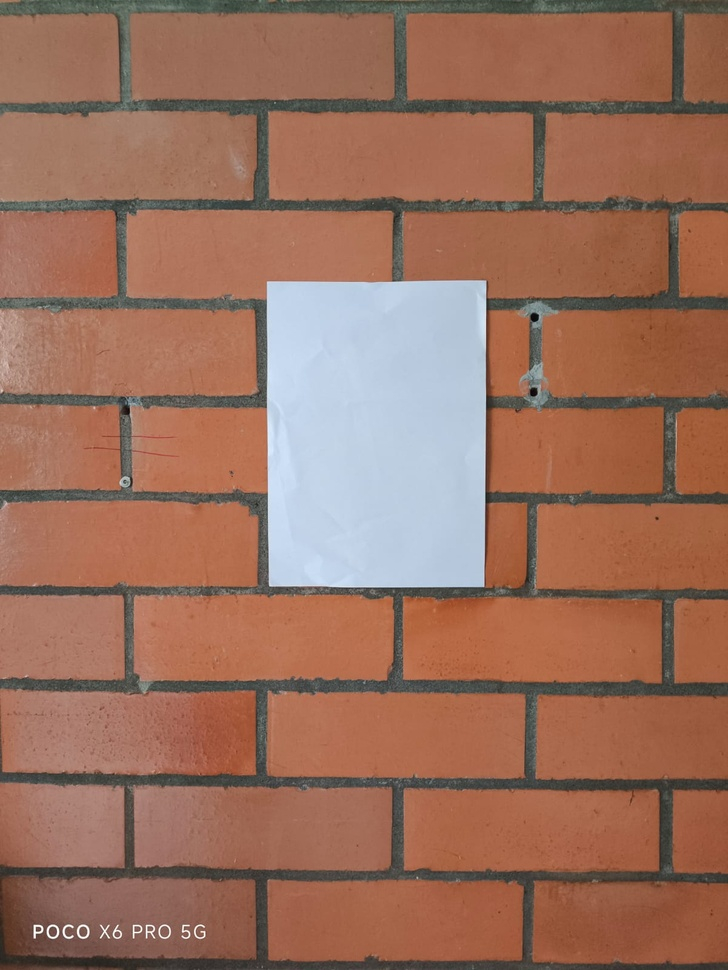
#> input picture imagenes/img_1.jpg, 728 x 970 px, shrunk from 1201 x 1600 before the run
$ python -i detector_referencia.py   (imports and definitions only)
#> lines starting #> are read from the running program, lines starting #| are printed output that depends on the picture; after the words box and inside, x2 and y2 are one past the last pixel; in counts of white or black regions, pixels touching at a corner belong together
"""
Módulo para detección de región de referencia blanca en imágenes.

Implementa un pipeline completo para identificación y análisis de la región blanca
de mayor área en una imagen, útil para calibración de escalas.
"""

import cv2
import numpy as np
import matplotlib.pyplot as plt
from typing import Optional, Tuple


class WhiteRegionDetector:
    """
    Detector de región blanca de referencia.

    Atributos:
        image_path (str): Ruta de la imagen a procesar
        threshold (int): Umbral de binarización (0-255)
        original_image (np.ndarray): Imagen original cargada
        binary_image (np.ndarray): Imagen binarizada
        largest_contour (np.ndarray): Contorno de la región detectada
        mask (np.ndarray): Máscara binaria de la región
    """

    def __init__(self, image_path: str, threshold: int = 150):
        """
        Inicializa el detector con parámetros de configuración.

        Args:
            image_path: Ruta a la imagen de entrada
            threshold: Valor de umbral para binarización (default: 150)
        """
        self.image_path = image_path
        self.threshold = threshold
        self.original_image = None
        self.gray_image = None
        self.binary_image = None
        self.largest_contour = None
        self.mask = None

    def _load_image(self) -> None:
        """Carga y convierte la imagen a escala de grises."""
        self.original_image = cv2.imread(self.image_path)
#> self.original_image is the input picture: shape (970, 728, 3); mean B, G, R 92.7, 111, 154.2
        if self.original_image is None:
            raise FileNotFoundError(f"Imagen no encontrada: {self.image_path}")
        self.gray_image = cv2.cvtColor(self.original_image, cv2.COLOR_BGR2GRAY)
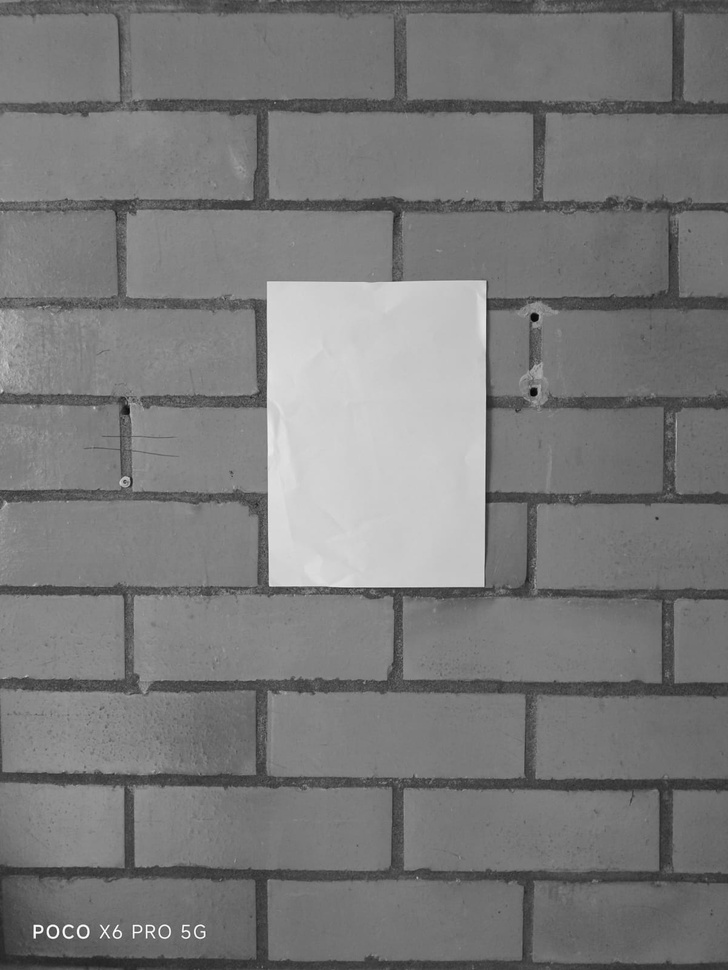
#> self.gray_image: shape (970, 728); min 4, max 254, mean 121.8

    def _binarize_image(self) -> None:
        """Aplica umbralización para obtener imagen binaria."""
        _, self.binary_image = cv2.threshold(
            self.gray_image, self.threshold, 255, cv2.THRESH_BINARY
        )
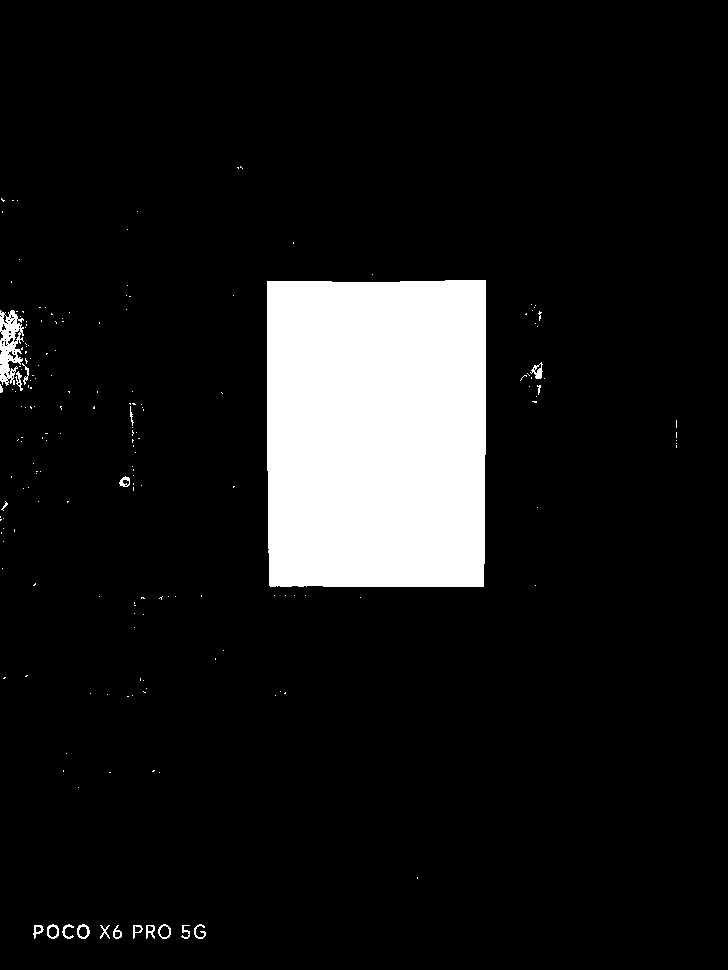
#> self.binary_image: shape (970, 728); 9.8% white; 187 white regions (166 under 20 px)

    def _find_largest_contour(self) -> None:
        """Identifica el contorno de mayor área en la imagen binaria."""
        contours, _ = cv2.findContours(
            self.binary_image, cv2.RETR_EXTERNAL, cv2.CHAIN_APPROX_SIMPLE
        )
#> contours = 187 contours, 170 with area under 20; largest, box (x1, y1, x2, y2) and area: (267, 280, 486, 587) 66131, (0, 310, 24, 386) 1088, (77, 924, 90, 939) 134, (158, 924, 171, 939) 134, (47, 924, 59, 939) 129

        if not contours:
            raise ValueError("No se encontraron contornos en la imagen")

        self.largest_contour = max(contours, key=cv2.contourArea)
#> self.largest_contour = contour of 39 points, box (x1, y1, x2, y2) (267, 280, 486, 587), area 66131
        self._create_mask()

    def _create_mask(self) -> None:
        """Genera máscara binaria del área detectada."""
        self.mask = np.zeros_like(self.binary_image)
        cv2.drawContours(
            self.mask, [self.largest_contour], -1, 255, thickness=cv2.FILLED
        )
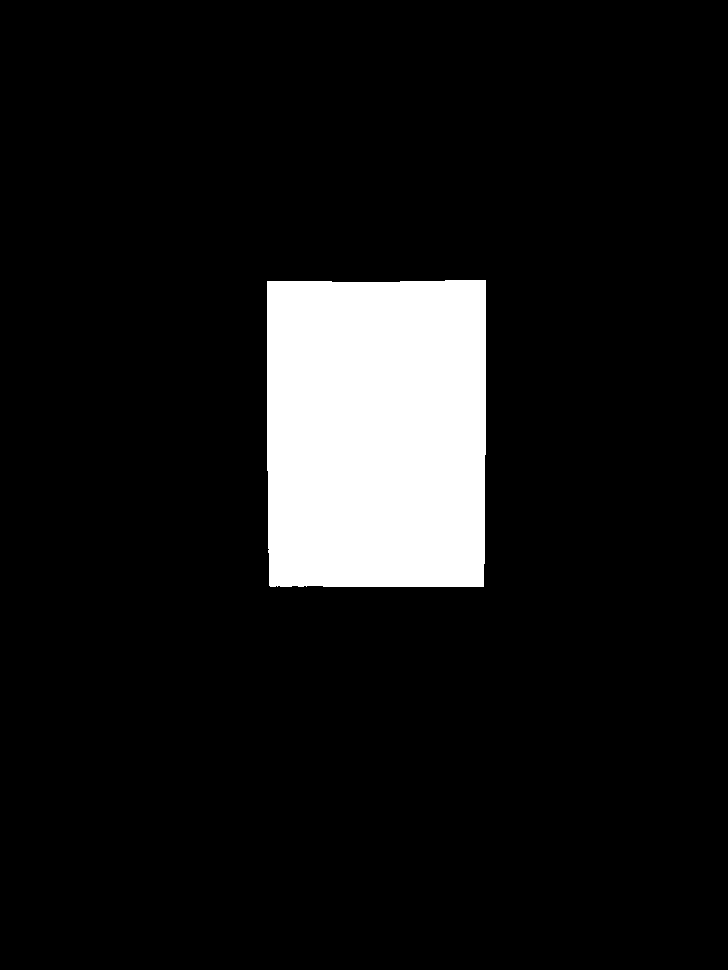
#> self.mask: shape (970, 728); 9.4% white; 1 white region, box (x1, y1, x2, y2) and area: (267, 280, 486, 587) 66653

    def _display_results(self) -> None:
        """Muestra resultados intermedios usando matplotlib."""
        plt.figure(figsize=(12, 4))

        plt.subplot(1, 3, 1)
        plt.imshow(self.gray_image, cmap='gray')
        plt.title('Escala de grises')
        plt.axis('off')

        plt.subplot(1, 3, 2)
        plt.imshow(self.binary_image, cmap='gray')
        plt.title('Binarización')
        plt.axis('off')

        plt.subplot(1, 3, 3)
        plt.imshow(self.mask, cmap='gray')
        plt.title('Región detectada')
        plt.axis('off')

        plt.tight_layout()
        plt.show()
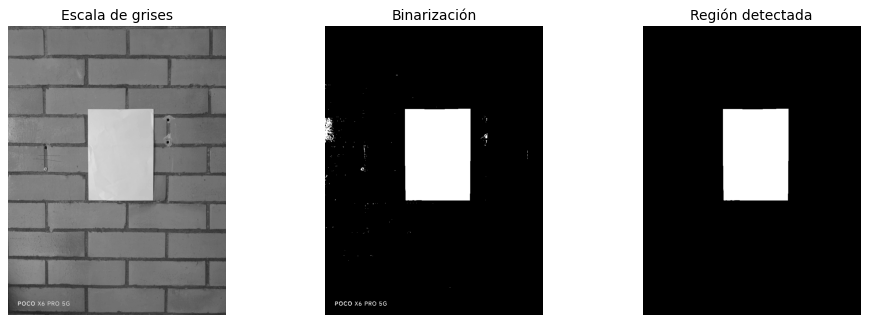
#> figure drawn by matplotlib, 3 panels

    def process(self) -> np.ndarray:
        """
        Ejecuta el pipeline completo de procesamiento.

        Returns:
            Máscara binaria de la región detectada
        """
        self._load_image()
        self._binarize_image()
        self._find_largest_contour()
        self._display_results()
        return self.mask

    def get_bounding_box(self) -> Optional[Tuple[int, int, int, int]]:
        """
        Obtiene las coordenadas del bounding box de la región detectada.

        Returns:
            Tupla (x, y, ancho, alto) o None si no hay detección
        """
        if self.largest_contour is not None:
            return cv2.boundingRect(self.largest_contour)
        return None


def main():
    """Función de demostración del módulo."""
    detector = WhiteRegionDetector('imagenes/img_1.jpg', threshold=150)
    detector.process()

    bbox = detector.get_bounding_box()
    if bbox:
        x, y, w, h = bbox
        print(f"Región de referencia detectada en: x={x}, y={y}, ancho={w}, alto={h}")


# [2 lines not run here, left out]

>>> result = WhiteRegionDetector('imagenes/img_1.jpg').process()

$ run again, on imagenes/img_2.jpg
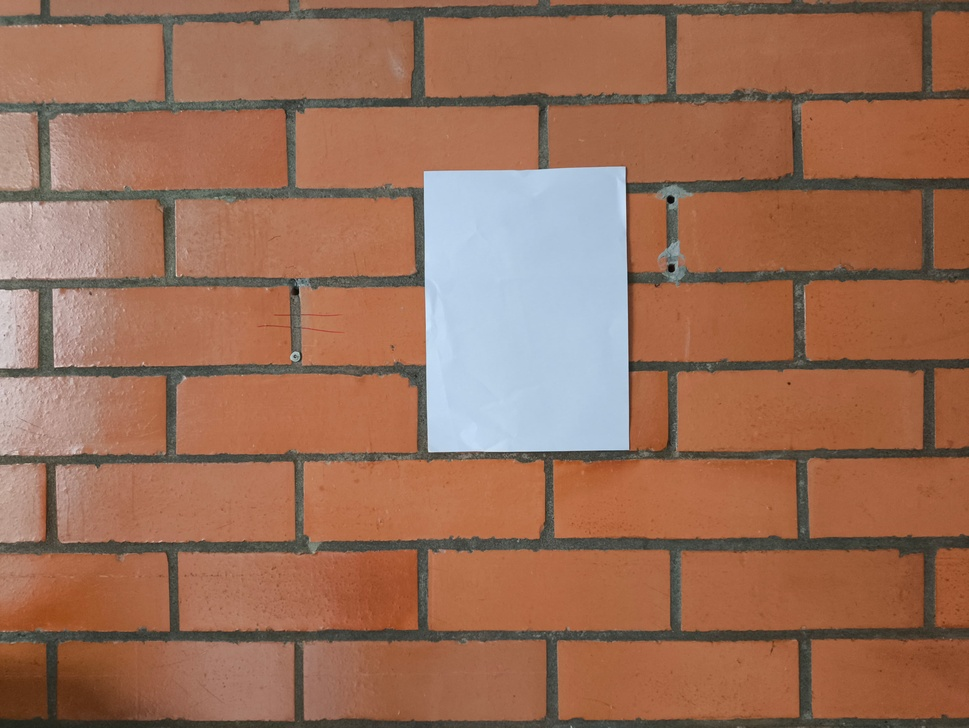
#> input picture imagenes/img_2.jpg, 969 x 728 px, shrunk from 4160 x 3123 before the run
#> in _load_image, self.original_image is the input picture: shape (728, 969, 3); mean B, G, R 87.5, 109.6, 154.3
#> in _binarize_image, `_, self.binary_image = cv2.threshold( self.gray_image, self.threshold,..`:
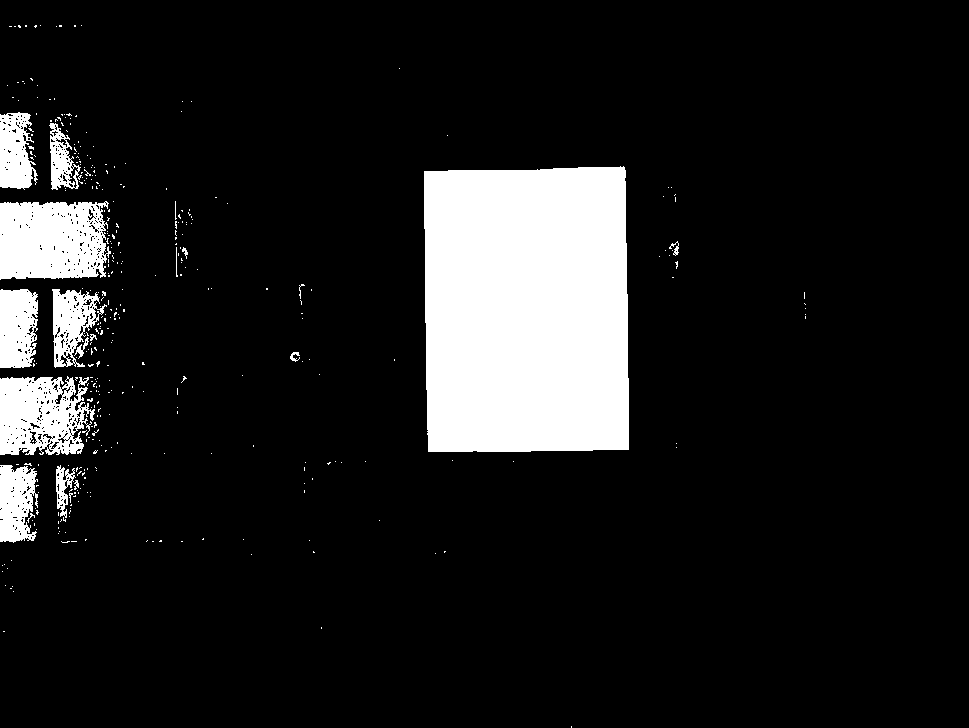
#> self.binary_image: shape (728, 969); 11.7% white; 371 white regions (352 under 20 px)
#> contours = 370 contours, 358 with area under 20; largest, box (x1, y1, x2, y2) and area: (424, 166, 629, 452) 56532, (0, 201, 111, 280) 7620, (0, 376, 95, 455) 5810, (0, 289, 38, 368) 2598, (52, 289, 107, 368) 2402
#> self.largest_contour = contour of 53 points, box (x1, y1, x2, y2) (424, 166, 629, 452), area 56532
#> self.mask: shape (728, 969); 8.1% white; 1 white region, box (x1, y1, x2, y2) and area: (424, 166, 629, 452) 57014
#> in _display_results, `plt.show()`:
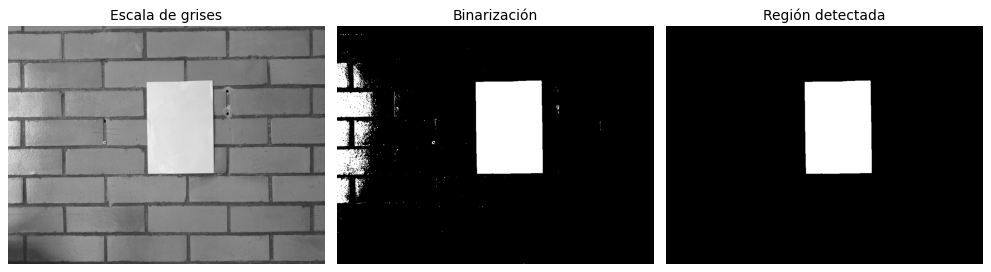
#> figure drawn by matplotlib, 3 panels

$ run again, on imagenes/img_3.jpg
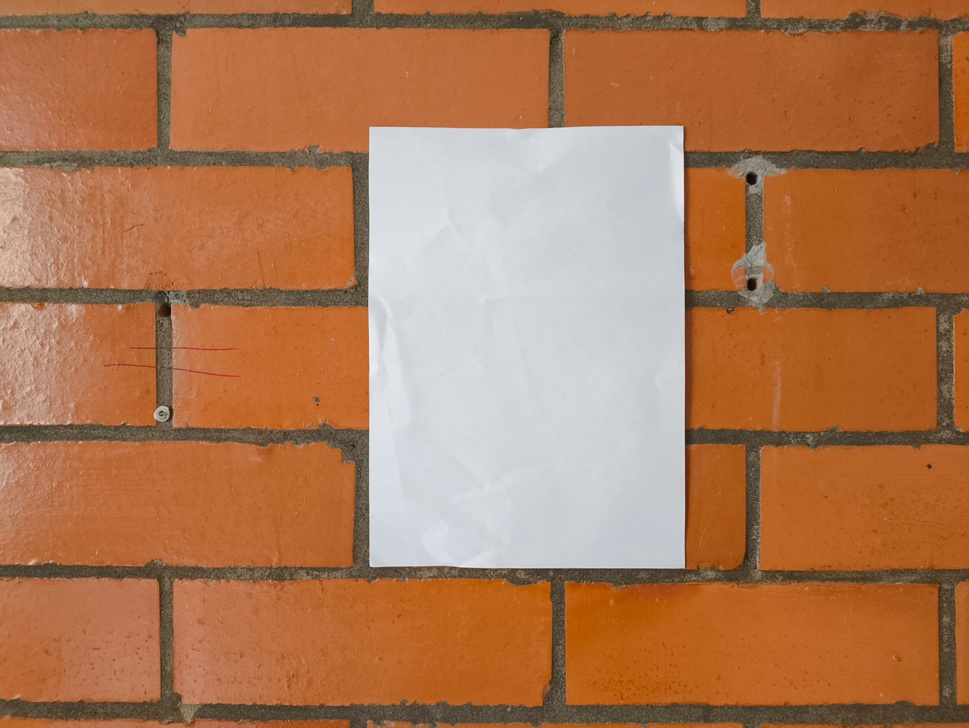
#> input picture imagenes/img_3.jpg, 969 x 728 px, shrunk from 4160 x 3123 before the run
#> in _load_image, self.original_image is the input picture: shape (728, 969, 3); mean B, G, R 85.1, 120.4, 173.4
#> in _binarize_image, `_, self.binary_image = cv2.threshold( self.gray_image, self.threshold,..`:
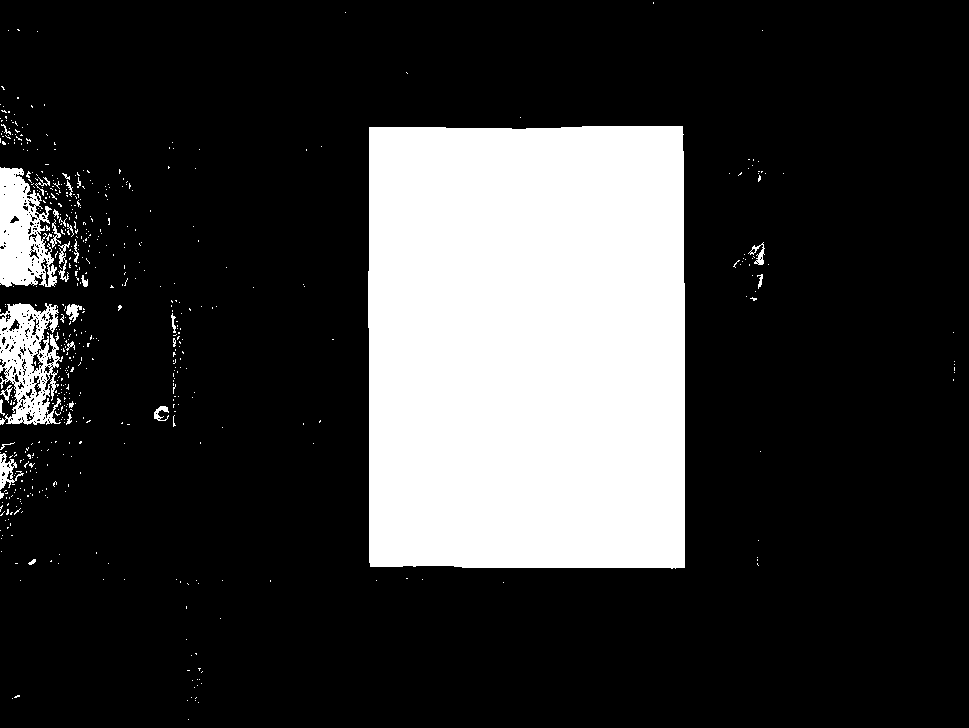
#> self.binary_image: shape (728, 969); 21.5% white; 566 white regions (535 under 20 px)
#> contours = 561 contours, 545 with area under 20; largest, box (x1, y1, x2, y2) and area: (368, 126, 685, 569) 138310, (0, 303, 63, 425) 5238, (0, 167, 57, 287) 4612, (0, 453, 24, 490) 328, (66, 304, 82, 322) 116
#> self.largest_contour = contour of 44 points, box (x1, y1, x2, y2) (368, 126, 685, 569), area 138310
#> self.mask: shape (728, 969); 19.7% white; 1 white region, box (x1, y1, x2, y2) and area: (368, 126, 685, 569) 139064
#> in _display_results, `plt.show()`:
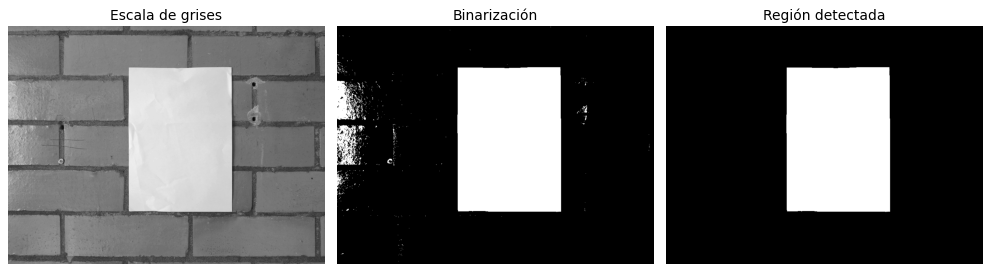
#> figure drawn by matplotlib, 3 panels

$ run again, on imagenes/img_4.jpg
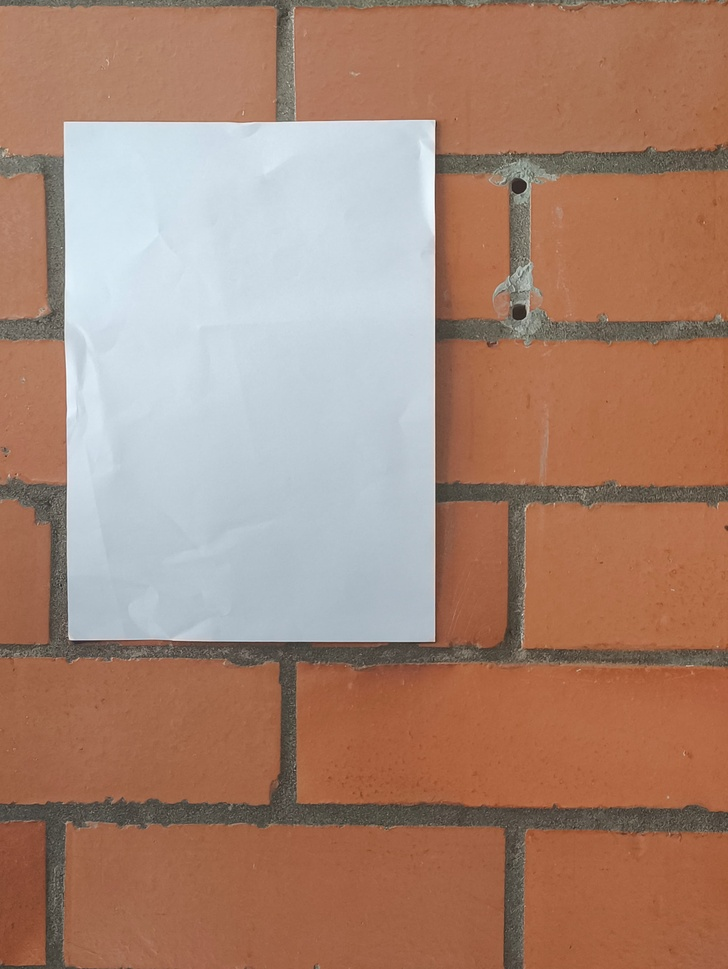
#> input picture imagenes/img_4.jpg, 728 x 969 px, shrunk from 3123 x 4160 before the run
#> in _load_image, self.original_image is the input picture: shape (969, 728, 3); mean B, G, R 115.8, 133.2, 168
#> in _binarize_image, `_, self.binary_image = cv2.threshold( self.gray_image, self.threshold,..`:
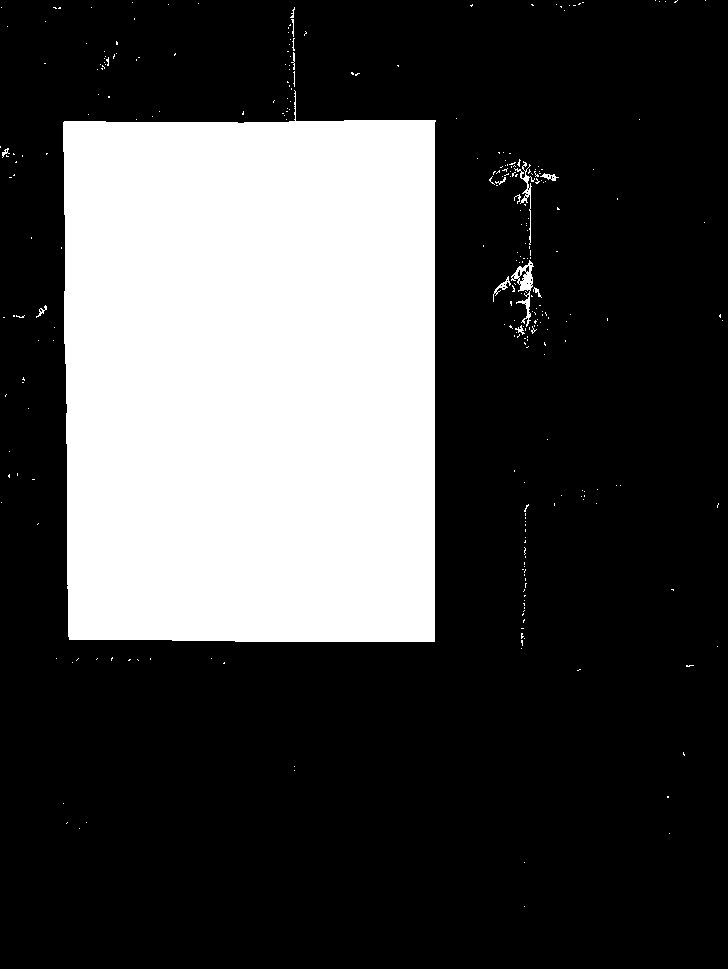
#> self.binary_image: shape (969, 728); 27.5% white; 291 white regions (277 under 20 px)
#> contours = 291 contours, 285 with area under 20; largest, box (x1, y1, x2, y2) and area: (63, 90, 436, 642) 191162, (511, 260, 534, 327) 447, (514, 161, 535, 245) 124, (493, 276, 511, 302) 62, (540, 173, 559, 181) 52, (36, 305, 47, 318) 26
#> self.largest_contour = contour of 71 points, box (x1, y1, x2, y2) (63, 90, 436, 642), area 191162
#> self.mask: shape (969, 728); 27.2% white; 1 white region, box (x1, y1, x2, y2) and area: (63, 90, 436, 642) 192080
#> in _display_results, `plt.show()`:
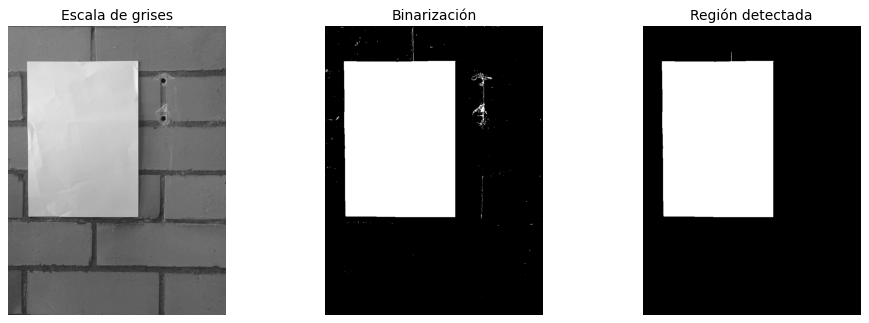
#> figure drawn by matplotlib, 3 panels
